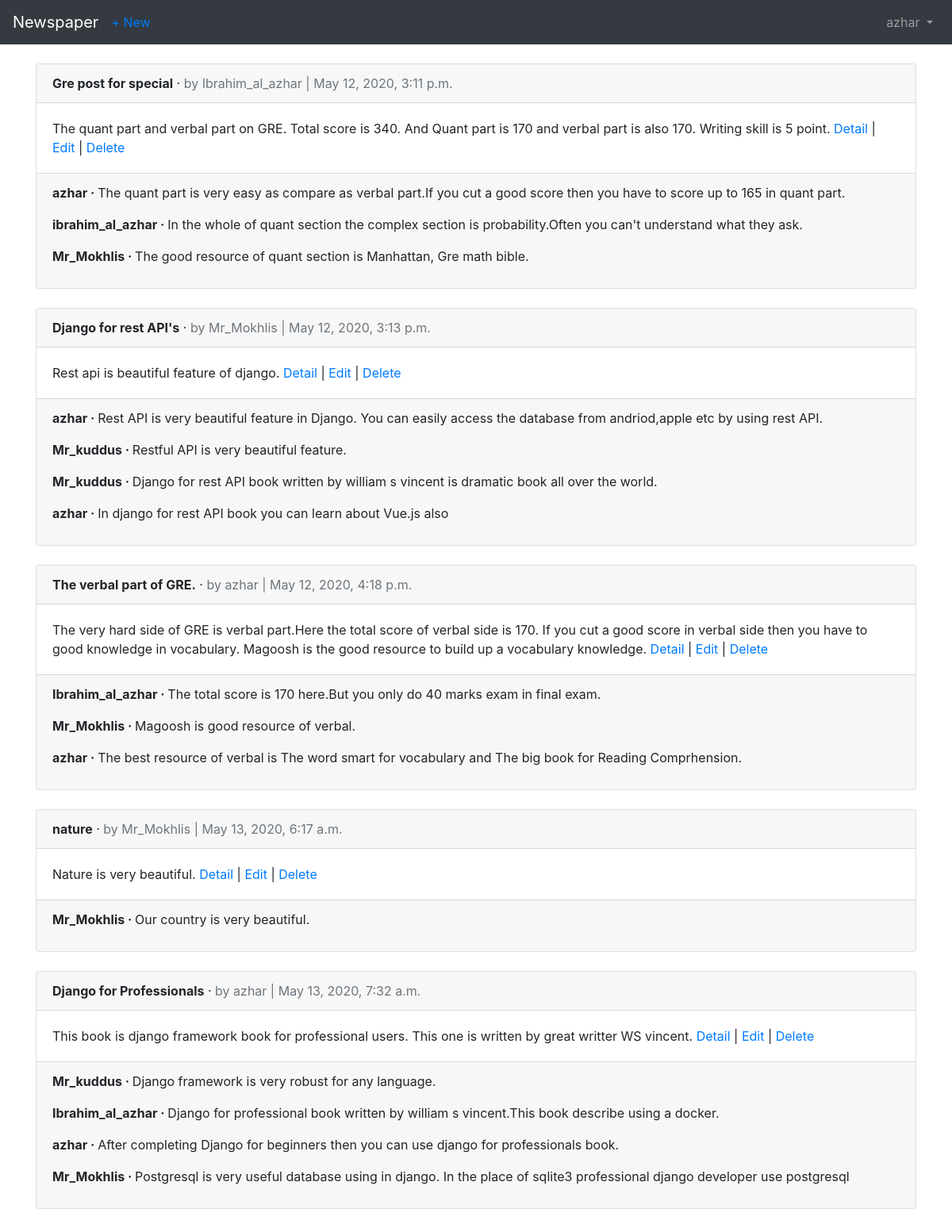
The page /articles/ (signed in) on the database its author committed.
### users/models.py (models this page shows)
class CustomUser(AbstractUser):
    age = models.PositiveIntegerField(default=0) # this age attribute shows only admin site not form site

### articles/models.py (models this page shows, shortened)
class Article(models.Model):
    title = models.CharField(max_length=255)
    body = models.TextField()
    date = models.DateTimeField(auto_now_add=True)
    author = models.ForeignKey(
            settings.AUTH_USER_MODEL,  # author is fk,the pk is user(custom user(users/model),override from abstract user where stores the user)
            on_delete= models.CASCADE, # author is user,which one we create
    )

class Comment(models.Model):
    article = models.ForeignKey(    # many to one relationship (many comments hold in one article,the name of fk is simply the model it links to)
            Article,  # here using follow a relationship backward for each article look up related comment models
            on_delete=models.CASCADE, # we can use 'article_set' to access all instances of the model instead of here we
            related_name='comments')   # define 'comments' explicitly to add a related name attribute (for take all instances of comment means all comments of a post)
    comment = models.CharField(max_length=140)
    author = models.ForeignKey(
        settings.AUTH_USER_MODEL, # here define the custom user model(which override base user model) which is author
        on_delete=models.CASCADE,
    )
    email = models.EmailField(blank=True)
    def __str__(self):
        return self.comment  # viewing the comment in admin interface using dunder function

### articles/views.py (the view)
# urls.py: path('', views.ArticleListView.as_view(), name='article_list'),
class ArticleListView(LoginRequiredMixin, ListView): # loginrequiredmixin means if the user see the posts then the user have to login
    model = models.Article
    template_name = 'article_list.html' # return object_list (build in) and detailview return objects (build in)
    login_url = 'login'  # if unauthorized user wants to access the listview then the url redirect to login url

### templates/article_list.html (shortened to what this page needs)
{% extends 'base.html' %}
{% block content %}
    {% for article in object_list %}
        <div class="card">
            <div class="card-header">
                <span class="font-weight-bold">   {{ article.title }}</span> &middot;
                <span class="text-muted">by {{ article.author }} | {{ article.date }}</span>
            </div>
            <div class="card-body">
                {{ article.body }}
                <a href="{% url 'article_detail' article.pk %}">Detail</a> |
                <a href="{% url 'article_edit' article.pk %}">Edit</a> | <a href="{% url 'article_delete' article.pk %}">Delete</a>
            </div>
            <div class="card-footer">
                {% for comment in article.comments.all %}
                   <p>
                       <span class="font-weight-bold">{{comment.author }} &middot; </span>
                        {{ comment }}
                   </p>
                {% endfor %}
            </div>
        </div>
        <br/>
    {% endfor %}
{% endblock content %}

### templates/base.html (shortened to what this page needs)
<!DOCTYPE html>
<html lang="en">
<head>
    <link rel="stylesheet" href="https://maxcdn.bootstrapcdn.com/bootstrap/4.0.0/css/bootstrap.min.css">
</head>
<body>
    <nav class="navbar navbar-expand-md navbar-dark bg-dark mb-4">
        <a class="navbar-brand" href="{% url 'home' %}">Newspaper</a>
        {% if user.is_authenticated %}
         <ul class="navbar-nav mr-auto">
          <li class="nav-item"><a href="{% url 'article_new' %}">+ New</a></li>
         </ul>
         {% endif %}
       <div class="collapse navbar-collapse" id="navbarCollapse">
           {% if user.is_authenticated %}
              <ul class="navbar-nav ml-auto">
                  <li class="nav-item">
                      <a class="nav-link dropdown-toggle" href="#" id="userMenu" data-toggle="dropdown" aria-haspopup="true" aria-expanded="false"> {{ user.username }} </a>
                  </li>
              </ul>
           {% endif %}
       </div>
    </nav>
    <div class="container">
        {% block content %}
        {% endblock %}
    </div>
</body>
</html>

### rows shown on the page
CustomUser: username "azhar"
Article: title "Gre post for special", author "Ibrahim_al_azhar", date "May 12, 2020, 3:11 p.m.", body "The quant part and verbal part on GRE. Total score is 340. And Quant part is 170 and verbal part is also 170. Writing skill is 5 point."
Comment: author "azhar", comment "The quant part is very easy as compare as verbal part.If you cut a good score then you have to score up to 165 in quant part."
Comment: author "ibrahim_al_azhar", comment "In the whole of quant section the complex section is probability.Often you can't understand what they ask."
Comment: author "Mr_Mokhlis", comment "The good resource of quant section is Manhattan, Gre math bible."
Article: title "Django for rest API's", author "Mr_Mokhlis", date "May 12, 2020, 3:13 p.m.", body "Rest api is beautiful feature of django."
Comment: author "azhar", comment "Rest API is very beautiful feature in Django. You can easily access the database from andriod,apple etc by using rest API."
Comment: author "Mr_kuddus", comment "Restful API is very beautiful feature."
Comment: author "Mr_kuddus", comment "Django for rest API book written by william s vincent is dramatic book all over the world."
Comment: author "azhar", comment "In django for rest API book you can learn about Vue.js also"
Article: title "The verbal part of GRE.", author "azhar", date "May 12, 2020, 4:18 p.m.", body "The very hard side of GRE is verbal part.Here the total score of verbal side is 170. If you cut a good score in verbal side then you have to good knowledge in vocabulary. Magoosh is the good resource to build up a vocabulary knowledge."
Comment: author "Ibrahim_al_azhar", comment "The total score is 170 here.But you only do 40 marks exam in final exam."
Comment: author "Mr_Mokhlis", comment "Magoosh is good resource of verbal."
Comment: author "azhar", comment "The best resource of verbal is The word smart for vocabulary and The big book for Reading Comprhension."
Article: title "nature", author "Mr_Mokhlis", date "May 13, 2020, 6:17 a.m.", body "Nature is very beautiful."
Comment: author "Mr_Mokhlis", comment "Our country is very beautiful."
Article: title "Django for Professionals", author "azhar", date "May 13, 2020, 7:32 a.m.", body "This book is django framework book for professional users. This one is written by great writter WS vincent."
Comment: author "Mr_kuddus", comment "Django framework is very robust for any language."
Comment: author "Ibrahim_al_azhar", comment "Django for professional book written by william s vincent.This book describe using a docker."
Comment: author "azhar", comment "After completing Django for beginners then you can use django for professionals book."
Comment: author "Mr_Mokhlis", comment "Postgresql is very useful database using in django. In the place of sqlite3 professional django developer use postgresql"
